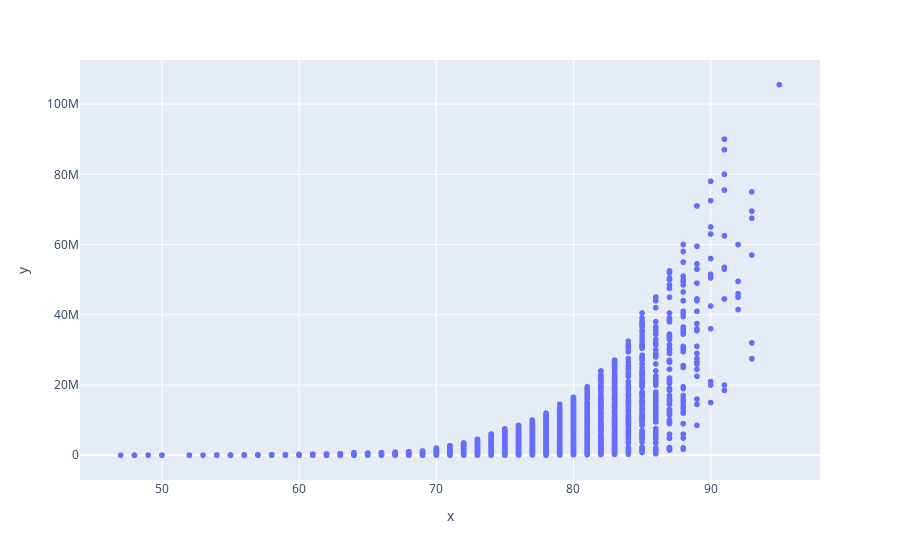

The code cell stored with this chart in its notebook:
### Code cell
px.scatter(x=New_Df_fifa1_numeric_drop['POT'], y=New_Df_fifa1_numeric_drop['Value'])

### Figure 1 — Plotly figure (JSON) as saved in the notebook; plotly's stock layout.template omitted (floating-point values rounded to 4 significant figures; data arrays with more than 128 entries replaced by an {"elided": "..."} marker saying what was removed)
{"data": [{"hovertemplate": "x=%{x}<br>y=%{y}<extra></extra>", "legendgroup": "", "marker": {"color": "#636efa", "symbol": "circle"}, "mode": "markers", "name": "", "showlegend": false, "type": "scattergl", "x": {"elided": "16668 int values"}, "xaxis": "x", "y": {"elided": "16668 int values"}, "yaxis": "y"}], "layout": {"legend": {"tracegroupgap": 0}, "margin": {"t": 60}, "xaxis": {"anchor": "y", "domain": [0, 1], "title": {"text": "x"}}, "yaxis": {"anchor": "x", "domain": [0, 1], "title": {"text": "y"}}}}
